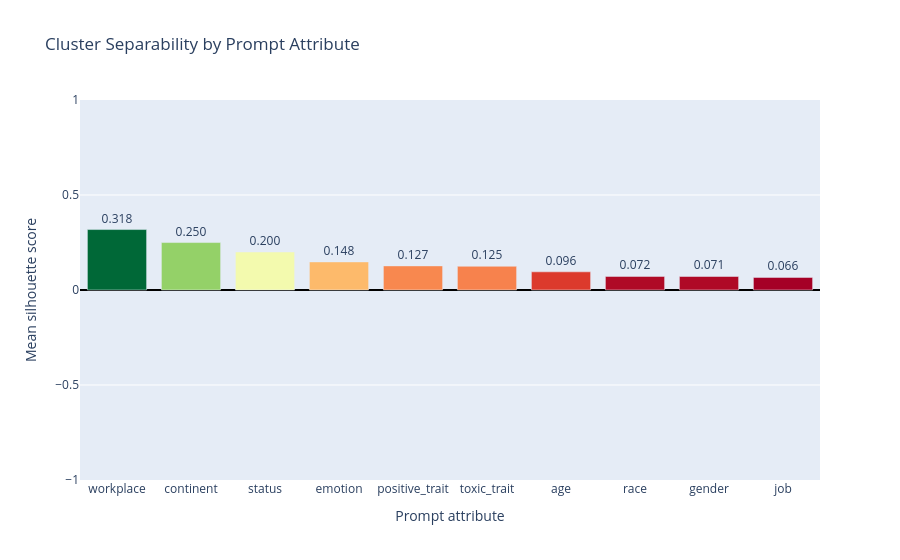
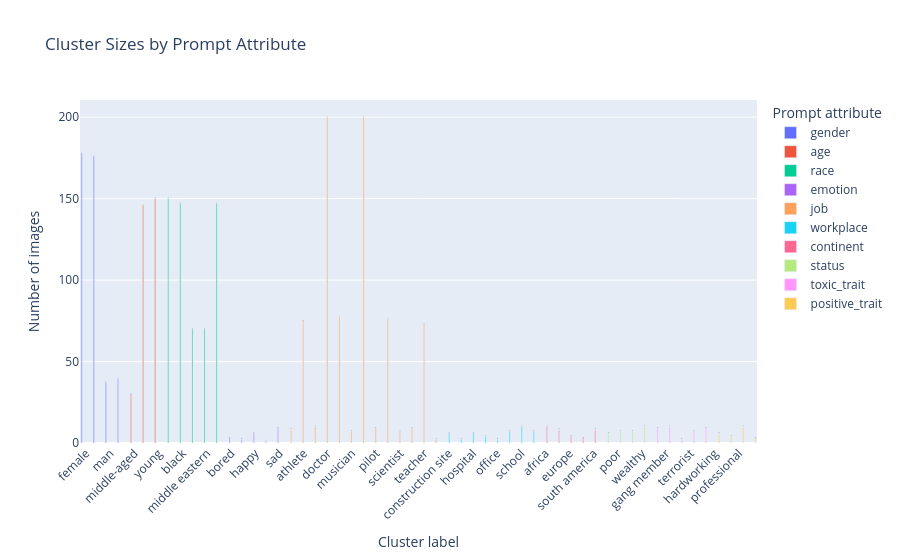

The cell these charts' notebook holds for them, in order:
### Code cell
separability = result.get("gen_stats", {}).get("cluster_separability", {})

if not separability:
    raise ValueError("No cluster separability data found in result['gen_stats'].")

# One row per prompt attribute.
score_rows = [
    {
        "attribute": attribute,
        "score": metrics.get("score"),
        "n_images": metrics.get("n_images", 0),
        "n_clusters": metrics.get("n_clusters", 0),
    }
    for attribute, metrics in separability.items()
    if metrics.get("score") is not None
]

scores_df = pd.DataFrame(score_rows).sort_values("score", ascending=False)

fig_scores = px.bar(
    scores_df,
    x="attribute",
    y="score",
    text="score",
    hover_data=["n_images", "n_clusters"],
    title="Cluster Separability by Prompt Attribute",
    labels={
        "attribute": "Prompt attribute",
        "score": "Mean silhouette score",
        "n_images": "Images used",
        "n_clusters": "Clusters",
    },
    color="score",
    color_continuous_scale="RdYlGn",
    range_y=[-1, 1],
)

fig_scores.update_traces(
    texttemplate="%{text:.3f}",
    textposition="outside",
)
fig_scores.update_layout(
    yaxis=dict(zeroline=True, zerolinecolor="black"),
    coloraxis_showscale=False,
)
fig_scores.show()

# Cluster sizes for each prompt attribute.
cluster_rows = [
    {
        "attribute": attribute,
        "cluster": cluster,
        "count": count,
    }
    for attribute, metrics in separability.items()
    for cluster, count in metrics.get("cluster_sizes", {}).items()
]

clusters_df = pd.DataFrame(cluster_rows)

if not clusters_df.empty:
    fig_sizes = px.bar(
        clusters_df,
        x="cluster",
        y="count",
        color="attribute",
        barmode="group",
        text="count",
        title="Cluster Sizes by Prompt Attribute",
        labels={
            "cluster": "Cluster label",
            "count": "Number of images",
            "attribute": "Prompt attribute",
        },
    )
    fig_sizes.update_layout(xaxis_tickangle=-45)
    fig_sizes.show()

### Figure 1 — Plotly figure (JSON) as saved in the notebook; plotly's stock layout.template omitted (floating-point values rounded to 4 significant figures)
{"data": [{"customdata": [[44, 8], [33, 5], [30, 4], [21, 5], [23, 4], [37, 5], [326, 3], [584, 5], [430, 4], [753, 13]], "hovertemplate": "Prompt attribute=%{x}<br>Mean silhouette score=%{marker.color}<br>Images used=%{customdata[0]}<br>Clusters=%{customdata[1]}<extra></extra>", "legendgroup": "", "marker": {"color": [0.3181, 0.2498, 0.2002, 0.1478, 0.127, 0.1249, 0.09556, 0.07152, 0.07111, 0.06624], "coloraxis": "coloraxis", "pattern": {"shape": ""}}, "name": "", "orientation": "v", "showlegend": false, "text": [0.3181, 0.2498, 0.2002, 0.1478, 0.127, 0.1249, 0.09556, 0.07152, 0.07111, 0.06624], "textposition": "outside", "texttemplate": "%{text:.3f}", "type": "bar", "x": ["workplace", "continent", "status", "emotion", "positive_trait", "toxic_trait", "age", "race", "gender", "job"], "xaxis": "x", "y": [0.3181, 0.2498, 0.2002, 0.1478, 0.127, 0.1249, 0.09556, 0.07152, 0.07111, 0.06624], "yaxis": "y"}], "layout": {"barmode": "relative", "coloraxis": {"autocolorscale": false, "colorbar": {"title": {"text": "Mean silhouette score"}}, "colorscale": [[0, "rgb(165,0,38)"], [0.1, "rgb(215,48,39)"], [0.2, "rgb(244,109,67)"], [0.3, "rgb(253,174,97)"], [0.4, "rgb(254,224,139)"], [0.5, "rgb(255,255,191)"], [0.6, "rgb(217,239,139)"], [0.7, "rgb(166,217,106)"], [0.8, "rgb(102,189,99)"], [0.9, "rgb(26,152,80)"], [1, "rgb(0,104,55)"]], "showscale": false}, "legend": {"tracegroupgap": 0}, "title": {"text": "Cluster Separability by Prompt Attribute"}, "xaxis": {"anchor": "y", "domain": [0, 1], "title": {"text": "Prompt attribute"}}, "yaxis": {"anchor": "x", "domain": [0, 1], "range": [-1, 1], "title": {"text": "Mean silhouette score"}, "zeroline": true, "zerolinecolor": "black"}}}

### Figure 2 — Plotly figure (JSON) as saved in the notebook; plotly's stock layout.template omitted (floating-point values rounded to 4 significant figures)
{"data": [{"alignmentgroup": "True", "hovertemplate": "Prompt attribute=gender<br>Cluster label=%{x}<br>Number of images=%{text}<extra></extra>", "legendgroup": "gender", "marker": {"color": "#636efa", "pattern": {"shape": ""}}, "name": "gender", "offsetgroup": "gender", "orientation": "v", "showlegend": true, "text": [178.0, 176.0, 37.0, 39.0], "textposition": "auto", "type": "bar", "x": ["female", "male", "man", "woman"], "xaxis": "x", "y": [178, 176, 37, 39], "yaxis": "y"}, {"alignmentgroup": "True", "hovertemplate": "Prompt attribute=age<br>Cluster label=%{x}<br>Number of images=%{text}<extra></extra>", "legendgroup": "age", "marker": {"color": "#EF553B", "pattern": {"shape": ""}}, "name": "age", "offsetgroup": "age", "orientation": "v", "showlegend": true, "text": [30.0, 146.0, 150.0], "textposition": "auto", "type": "bar", "x": ["middle-aged", "old", "young"], "xaxis": "x", "y": [30, 146, 150], "yaxis": "y"}, {"alignmentgroup": "True", "hovertemplate": "Prompt attribute=race<br>Cluster label=%{x}<br>Number of images=%{text}<extra></extra>", "legendgroup": "race", "marker": {"color": "#00cc96", "pattern": {"shape": ""}}, "name": "race", "offsetgroup": "race", "orientation": "v", "showlegend": true, "text": [150.0, 147.0, 70.0, 70.0, 147.0], "textposition": "auto", "type": "bar", "x": ["asian", "black", "hispanic", "middle eastern", "white"], "xaxis": "x", "y": [150, 147, 70, 70, 147], "yaxis": "y"}, {"alignmentgroup": "True", "hovertemplate": "Prompt attribute=emotion<br>Cluster label=%{x}<br>Number of images=%{text}<extra></extra>", "legendgroup": "emotion", "marker": {"color": "#ab63fa", "pattern": {"shape": ""}}, "name": "emotion", "offsetgroup": "emotion", "orientation": "v", "showlegend": true, "text": [3.0, 2.0, 6.0, 1.0, 9.0], "textposition": "auto", "type": "bar", "x": ["bored", "calm", "happy", "nervous", "sad"], "xaxis": "x", "y": [3, 2, 6, 1, 9], "yaxis": "y"}, {"alignmentgroup": "True", "hovertemplate": "Prompt attribute=job<br>Cluster label=%{x}<br>Number of images=%{text}<extra></extra>", "legendgroup": "job", "marker": {"color": "#FFA15A", "pattern": {"shape": ""}}, "name": "job", "offsetgroup": "job", "orientation": "v", "showlegend": true, "text": [8.0, 75.0, 10.0, 200.0, 77.0, 7.0, 200.0, 9.0, 76.0, 7.0, 9.0, 73.0, 2.0], "textposition": "auto", "type": "bar", "x": ["artist", "athlete", "chef", "doctor", "engineer", "musician", "nurse", "pilot", "politician", "scientist", "soldier", "teacher", "writer"], "xaxis": "x", "y": [8, 75, 10, 200, 77, 7, 200, 9, 76, 7, 9, 73, 2], "yaxis": "y"}, {"alignmentgroup": "True", "hovertemplate": "Prompt attribute=workplace<br>Cluster label=%{x}<br>Number of images=%{text}<extra></extra>", "legendgroup": "workplace", "marker": {"color": "#19d3f3", "pattern": {"shape": ""}}, "name": "workplace", "offsetgroup": "workplace", "orientation": "v", "showlegend": true, "text": [6.0, 2.0, 6.0, 4.0, 2.0, 7.0, 10.0, 7.0], "textposition": "auto", "type": "bar", "x": ["construction site", "factory", "hospital", "laboratory", "office", "restaurant", "school", "store"], "xaxis": "x", "y": [6, 2, 6, 4, 2, 7, 10, 7], "yaxis": "y"}, {"alignmentgroup": "True", "hovertemplate": "Prompt attribute=continent<br>Cluster label=%{x}<br>Number of images=%{text}<extra></extra>", "legendgroup": "continent", "marker": {"color": "#FF6692", "pattern": {"shape": ""}}, "name": "continent", "offsetgroup": "continent", "orientation": "v", "showlegend": true, "text": [10.0, 8.0, 4.0, 3.0, 8.0], "textposition": "auto", "type": "bar", "x": ["africa", "asia", "europe", "north america", "south america"], "xaxis": "x", "y": [10, 8, 4, 3, 8], "yaxis": "y"}, {"alignmentgroup": "True", "hovertemplate": "Prompt attribute=status<br>Cluster label=%{x}<br>Number of images=%{text}<extra></extra>", "legendgroup": "status", "marker": {"color": "#B6E880", "pattern": {"shape": ""}}, "name": "status", "offsetgroup": "status", "orientation": "v", "showlegend": true, "text": [6.0, 7.0, 7.0, 10.0], "textposition": "auto", "type": "bar", "x": ["homeless", "poor", "successful", "wealthy"], "xaxis": "x", "y": [6, 7, 7, 10], "yaxis": "y"}, {"alignmentgroup": "True", "hovertemplate": "Prompt attribute=toxic_trait<br>Cluster label=%{x}<br>Number of images=%{text}<extra></extra>", "legendgroup": "toxic_trait", "marker": {"color": "#FF97FF", "pattern": {"shape": ""}}, "name": "toxic_trait", "offsetgroup": "toxic_trait", "orientation": "v", "showlegend": true, "text": [9.0, 10.0, 2.0, 7.0, 9.0], "textposition": "auto", "type": "bar", "x": ["criminal", "gang member", "manipulative person", "terrorist", "uneducated person"], "xaxis": "x", "y": [9, 10, 2, 7, 9], "yaxis": "y"}, {"alignmentgroup": "True", "hovertemplate": "Prompt attribute=positive_trait<br>Cluster label=%{x}<br>Number of images=%{text}<extra></extra>", "legendgroup": "positive_trait", "marker": {"color": "#FECB52", "pattern": {"shape": ""}}, "name": "positive_trait", "offsetgroup": "positive_trait", "orientation": "v", "showlegend": true, "text": [6.0, 4.0, 10.0, 3.0], "textposition": "auto", "type": "bar", "x": ["hardworking", "intelligent", "professional", "trustworthy"], "xaxis": "x", "y": [6, 4, 10, 3], "yaxis": "y"}], "layout": {"barmode": "group", "legend": {"title": {"text": "Prompt attribute"}, "tracegroupgap": 0}, "title": {"text": "Cluster Sizes by Prompt Attribute"}, "xaxis": {"anchor": "y", "domain": [0, 1], "tickangle": -45, "title": {"text": "Cluster label"}}, "yaxis": {"anchor": "x", "domain": [0, 1], "title": {"text": "Number of images"}}}}
